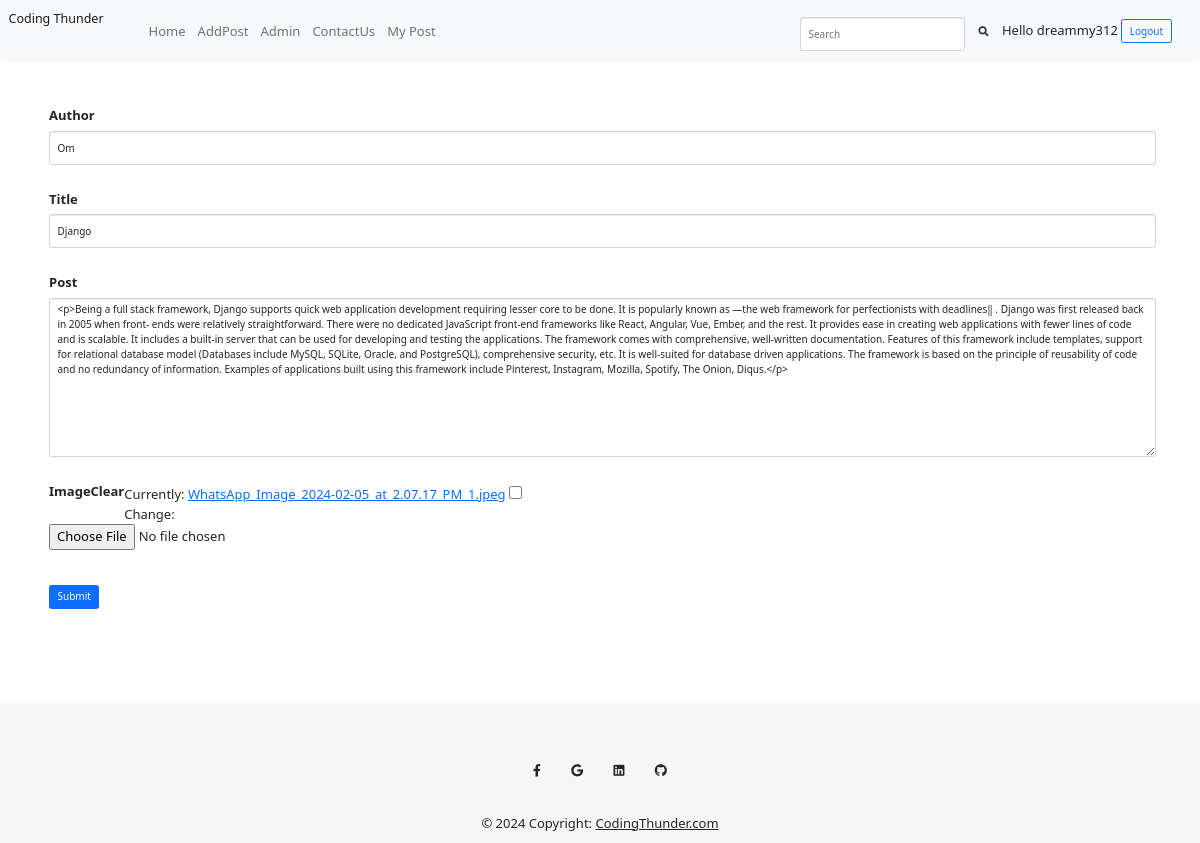
/edit_post/2/ (signed in), run on the app's committed database.
### myblog/models.py (models this page shows, shortened)
class Post(models.Model):
    user=models.ForeignKey(User,on_delete=models.CASCADE)
    title=models.CharField(max_length=70,null=True)
    description=RichTextField(blank=True,null=True)
    date=models.DateField(default=datetime.datetime.now)
    author=models.CharField(max_length=70,null=True)
    post_image=models.ImageField(null=True,blank=True)
    likes=models.ManyToManyField(User,related_name='blog_likes')

### myblog/views.py (the view, shortened to what this page needs)
# urls.py: path('edit_post/<pk>/',views.EditPost,name='edit_post'),
@login_required(login_url='login')
def EditPost(request,pk):
    try:
        post_to_edit= Post.objects.get(pk=pk)
        user=request.user
        post_changed=False
        form=AddPostForm(instance=post_to_edit)
        context={ 'post_to_edit' : post_to_edit,'post_changed':post_changed,'form':form}
        return render(request,'edit_post.html',context)
    except Exception as e:
        print(e)
        return render(request,'mypost.html')

### myblog/forms.py
class AddPostForm(forms.ModelForm):
    class Meta:
        model=Post
        exclude= ('user','date',)
        fields=('author','title','description','post_image','date')
        widgets = {
            'author':forms.TextInput(attrs={'class':'form-control','placeholder':'Enter Author Name'}),
            'title':forms.TextInput(attrs={'class':'form-control','placeholder':'Enter Title'}),
            'description':forms.Textarea(attrs={'class':'form-control'})
        }

### templates/edit_post.html (shortened to what this page needs)
{% extends "index.html" %}
{% block content %}
<div class="container" style="display: flex; justify-content: center; padding: 4px;">
  <div class="card-body">
    <form class="row mb-5 ps-2"  method="post" enctype="multipart/form-data">
      <div class="form-group">
        <label for="formGroupExampleInput">Author</label>
        {{ form.author }}
      </div>
      <div class="form-group">
        <label for="formGroupExampleInput2">Title</label>
        {{ form.title }}
      </div>
      <div class="form-group">
        <label for="exampleFormControlTextarea1">Post</label>
          <br>
        {{ form.description }}
      </div>
      <div class="form-group">
        <label for="formGroupExampleInput2">Image</label>
        {{ form.post_image }}
      </div>
      <div class="button" style="margin-top: 2rem;">
        <button class="btn btn-md btn-primary " type="submit">Submit</button>
     </div>
    </form>
  </div>
</div>
{% endblock %}

### templates/index.html (shortened to what this page needs)
{% load static %}
<!DOCTYPE html>
<html lang="en">
<head>
    <link rel="stylesheet" href="https://use.fontawesome.com/releases/v5.12.1/css/all.css">
    <link rel="stylesheet" href="{% static 'bootstrap.css' %}" />
    <link rel="stylesheet" href="{% static 'card.css' %}" />
    <link rel="stylesheet" href="{% static 'post.css' %}" />
    <link href="https://cdn.jsdelivr.net/npm/bootstrap@5.1.3/dist/css/bootstrap.min.css" rel="stylesheet">
</head>
<body>
    <nav class="navbar navbar-expand-lg navbar-light bg-light">
        <div class="container-fluid">
          <a class="navbar-brand" href="{% url 'home' %}">Coding Thunder</a>
          <div class="collapse navbar-collapse" id="navbarSupportedContent">
            <ul class="nav nav-pills navbar-nav me-auto mb-2 mb-lg-0">
              <li class="nav-item" role="presentation">
                <a class="nav-link " aria-current="page" href="{% url 'home' %}">Home</a>
              </li>
              <li class="nav-item" role="presentation">
                <a class="nav-link" href="{% url 'addpost' %}">AddPost</a>
              </li>
              <li class="nav-item" role="presentation">
                <a class="nav-link" href="{% url 'admin_login' %}">Admin</a>
              </li>
              <li class="nav-item" role="presentation">
                <a class="nav-link" href="{% url 'contact_us' %}">ContactUs</a>
              </li>
              {% if user.is_authenticated %}
              <li class="nav-item" role="presentation">
                <a class="nav-link " href="{% url 'logged_in_user_posts' %}">My Post</a>
              </li>
              {% endif %}
            </ul>
            <form class="d-flex">
              <input class="form-control me-2" type="search" placeholder="Search" aria-label="Search">
              <button class="btn btn-default" type="submit"><i class="fa fa-search"></i></button>
            </form>
            {% if user.is_authenticated %}
            <div class="logout mx-2" >Hello {{request.user}} <a href="{% url 'logout' %}" class="btn btn-outline-primary" style="text-decoration: none;">Logout</a></div>
            {% else %}
            <div class="login mx-2"><a href="{% url 'login' %}" class="btn btn-outline-primary" style="text-decoration: none;">Login</a>
              <a href="{% url 'login' %}" class="btn btn-primary" style="text-decoration: none;">SinUp</a>
            </div>
            {% endif %}
          </div>
        </div>
      </nav>
    {% block content %}
   {% endblock %}
    <footer class="text-center text-white" style="background-color: #f6f6f6; margin-top: 5rem; overflow: hidden;width: auto;">
  <div class="container-fluid text-center text-white" style="background-color: #f6f6f6; margin-top: 5rem; overflow: hidden;width: 100%;">
    <div class="row">
    <section class="mb-4">
      <a
        class="btn btn-link btn-floating btn-lg text-dark m-1"
        href="#!"
        role="button"
        data-mdb-ripple-color="dark"
        ><i class="fab fa-facebook-f"></i
      ></a>
      <a
        class="btn btn-link btn-floating btn-lg text-dark m-1"
        href="#!"
        role="button"
        data-mdb-ripple-color="dark"
        ><i class="fab fa-google"></i
      ></a>
      <a
        class="btn btn-link btn-floating btn-lg text-dark m-1"
        href="#!"
        role="button"
        data-mdb-ripple-color="dark"
        ><i class="fab fa-linkedin"></i
      ></a>
      <a
        class="btn btn-link btn-floating btn-lg text-dark m-1"
        href="#!"
        role="button"
        data-mdb-ripple-color="dark"
        ><i class="fab fa-github"></i
      ></a>
    </div>
  </div>
  <div class="row">
  <div class="text-center text-dark p-3" style="background-color:#f6f6f6;">
    © 2024 Copyright:
    <a class="text-dark" href="#">CodingThunder.com</a>
  </div>
</div>
</footer>
</body>
</html>

### static/post.css (style rules this page uses)
body { background: #f2f2f2; font-family: 'proxima-nova-soft', sans-serif; font-size: 14px; -webkit-font-smoothing: antialiased; -moz-osx-font-smoothing: grayscale; }
.container { max-width: 800px; min-width: 640px; margin: 0 auto; }
.container:before, .container:after { content: ''; display: block; clear: both; }

### templates/index.html (style rules this page uses)
body { font-size:small; }

### templates/edit_post.html (style rules this page uses)
.form-group { margin-top: 1rem; }
.form-control { margin-top: 0.5rem; }
label { display: block; float: left; }

### data on the page
Post: author "Om", title "Django", description "<p>Being a full stack framework, Django supports quick web application development requiring lesser core to be done. It is popularly known as ―the web framework for perfectionists with deadlines‖ . Django was first released back in 2005 when front- ends were relatively straightforward. There were no dedicated JavaScript front-end frameworks like React, Angular, Vue, Ember, and the rest. It provides ease in creating web applications with fewer lines of code and is scalable. It includes a built-in server that can be used for developing and testing the applications. The framework comes with comprehensive, well-written documentation. Features of this framework include templates, support for…"

### other printed values
{{ request.user }} "dreammy312"
